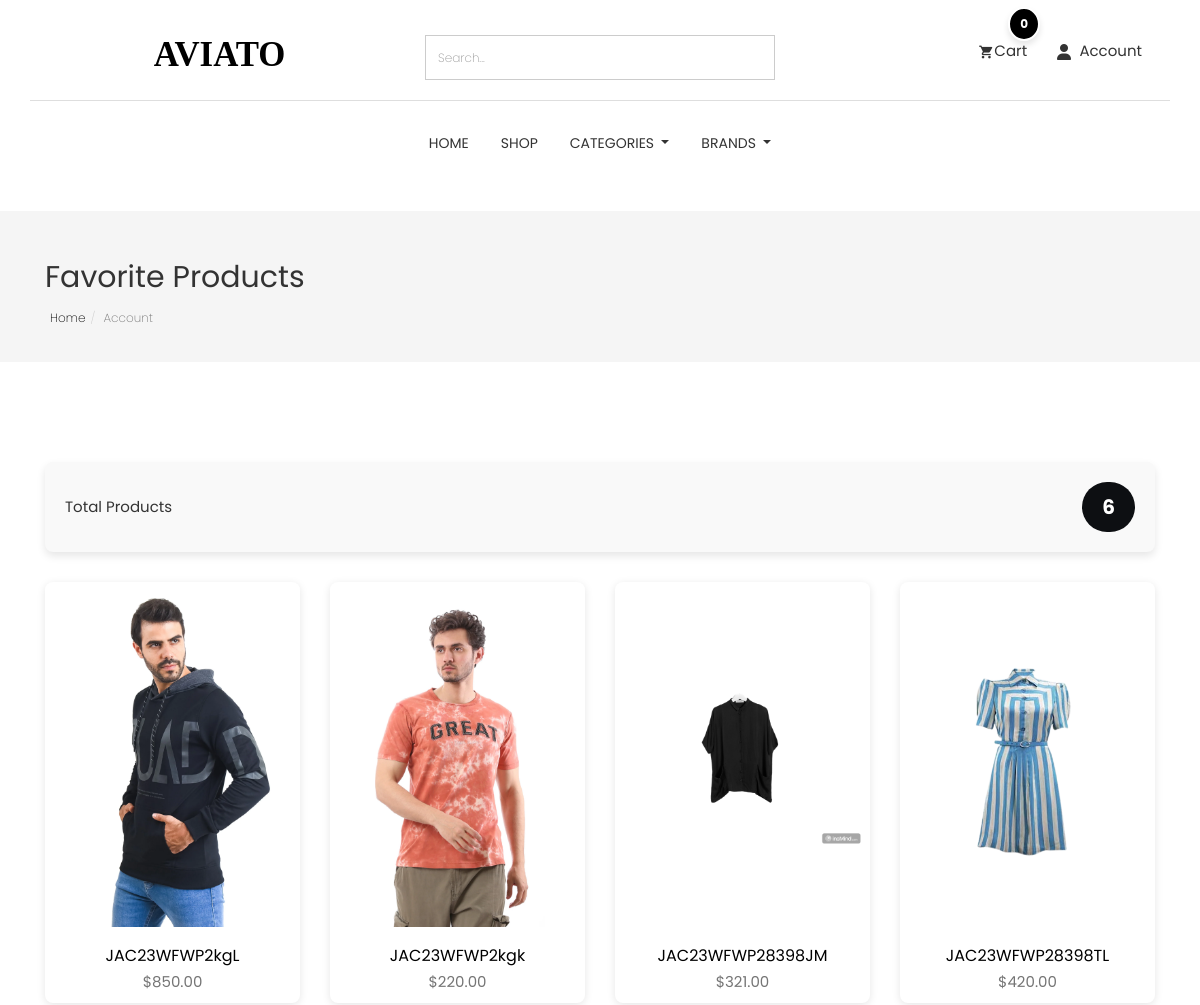
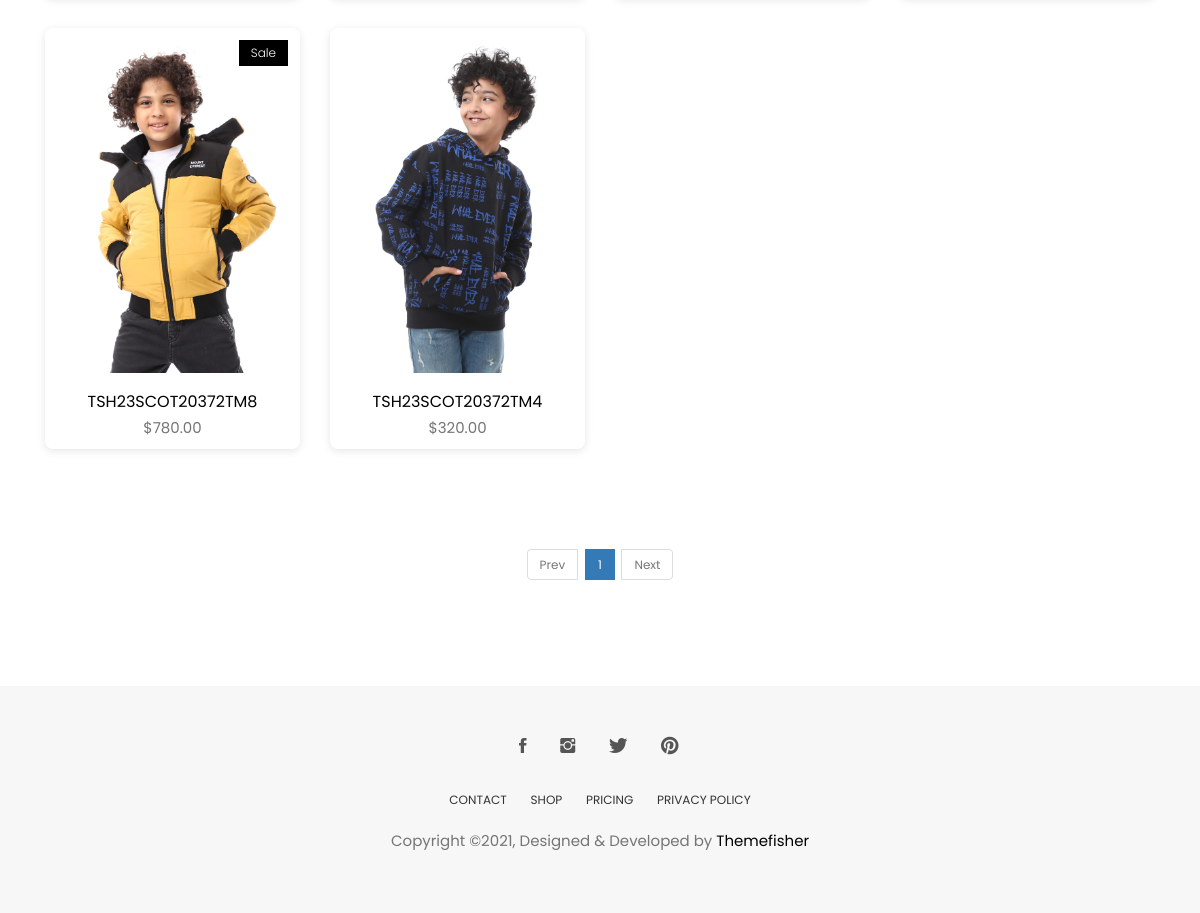
The app's page /accounts/favorite/ (signed in), older data (2 pictures, top to bottom).
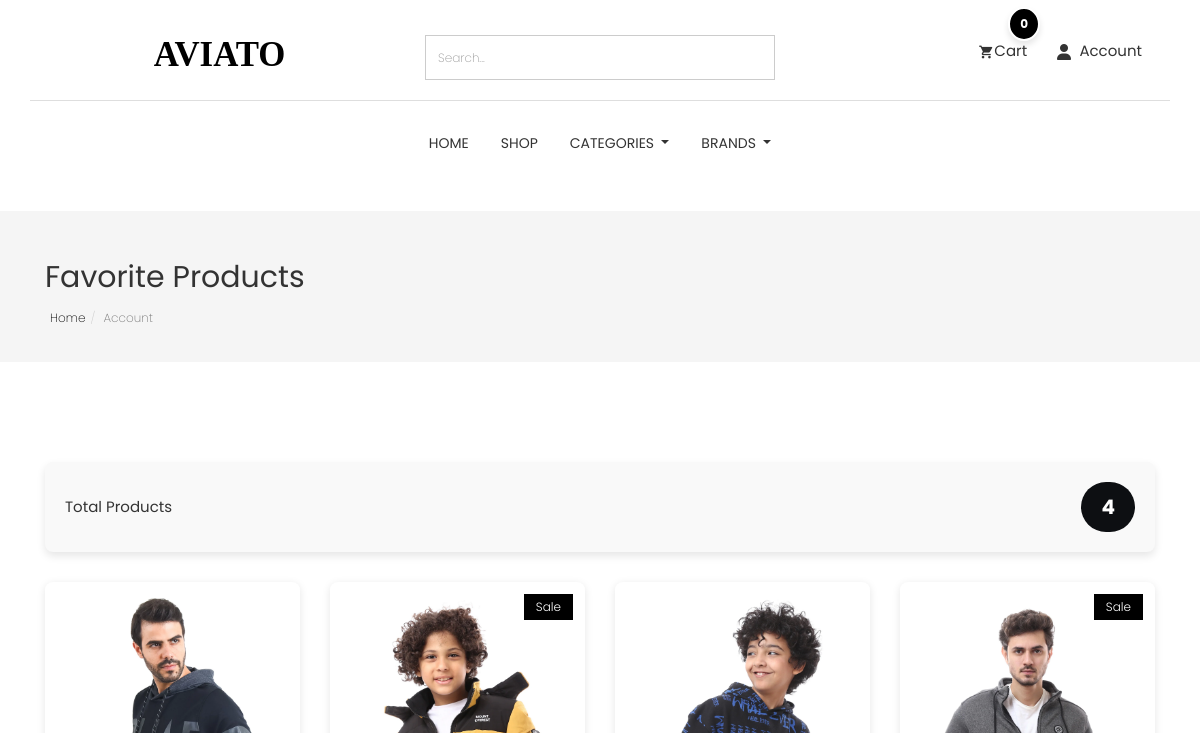
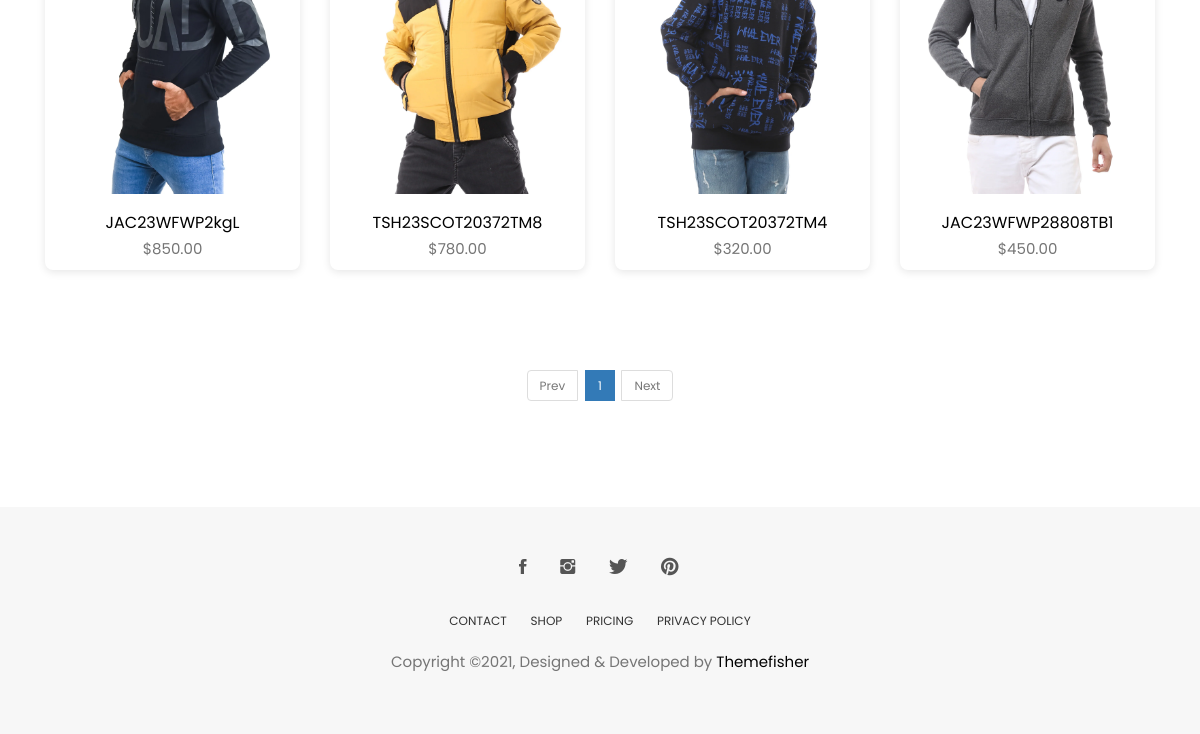
The same page, newer data (2 pictures, top to bottom).
### store/models.py (models this page shows, shortened)
class Product(models.Model):
    id = models.UUIDField(primary_key=True, default=uuid.uuid4, editable=False)
    name = models.CharField( max_length=50)
    image = models.ImageField(upload_to='product/',null=True,blank=True)
    stock = models.IntegerField(default=1)
    price = models.DecimalField(max_digits=10, decimal_places=2, default=Decimal('0.00'))
    description = models.TextField(max_length=10000, blank=True)
    created_at = models.DateTimeField(default=timezone.now)
    modified_date = models.DateTimeField(auto_now=True)
    slug = models.SlugField(null=True, blank=True)
    views = models.PositiveIntegerField(default=0)
    is_available = models.BooleanField(default=True)
    on_sale = models.BooleanField(default=False)
    PRDBrand = models.ForeignKey('Brand', related_name='product_brand', on_delete=models.CASCADE, blank=True, null=True, verbose_name="Brand")
    like = models.ManyToManyField(User, blank=True, related_name='product_favourite')
    category = models.ForeignKey(Subcategory, related_name='product_subcategory', verbose_name="Subcategory", null=True, blank=True, on_delete=models.CASCADE)
    class Meta:
        ordering = ['-created_at']
        verbose_name = "Product"
        verbose_name_plural = "Products"

### accounts/views.py (the view)
# urls.py: path('favorite/' , views.favorite , name="favorite" ),
@login_required(login_url='login')
def favorite(request):
    products = Product.objects.filter(like=request.user)
    product_count = products.count()
    paginator = Paginator(products,8)
    page = request.GET.get('page')
    paged_product = paginator.get_page(page)
    return render(request , 'profile/favorite.html',{'products':paged_product,'product_count':product_count})

### category/category_context.py (called while the page is built)
def nav_links(request):
    categories_nav = Category.objects.all()
    subcategories_nav = Subcategory.objects.all()
    brands_nav = Brand.objects.all()
    context = {
        'categories_nav':categories_nav,
        'brands_nav':brands_nav,
        'subcategories_nav':subcategories_nav,
    }
    return context

### category/models.py (called while the page is built)
    def get_url(self):
        return reverse('products_by_subcategory',args=[self.id])

### store/models.py (called while the page is built)
    def get_url(self):
        return reverse('products_by_brand',args=[self.id])

    def __str__(self):
        return self.name

### accounts/templates/profile/favorite.html (shortened to what this page needs)
{% extends "base.html" %}
{% load static %}
{% block body %}
<section class="page-header">
    <div class="container">
        <div class="row">
            <div class="col-md-12">
                <div class="content">
                    <h2 class="title-page"> Favorite Products</h2>
                    <ol class="breadcrumb">
                        <li><a href="/">Home</a></li>
                        <li class="active">Account</li>
                    </ol>
                </div>
            </div>
        </div>
    </div>
</section>
<section class="products section">
    <div class="container">
        <div class="row">
            <div class="col-md-12">
                {% if products %}
                <div class="product-count">
                    <h3 class="product-count-title">Total Products</h3>
                    <span class="product-count-badge">{{ product_count }}</span>
                </div>
                <div class="row">
                    {% for product in products %}
                    <div class="col-md-3">
                        <div class="product-item">
                            <div class="product-thumb">
                                {% if product.on_sale %}
                                <span class="bage">Sale</span>
                                {% endif %}
                                <img class="img-responsive object-fit-contain" width="300px" height="300px"
                                    src="{{product.image.url}}" alt="product-img" />
                            </div>
                            <div class="product-content">
                                <h4><a href="{% url 'product_details' product.id %}">{{ product.name }}</a></h4>
                                <p class="price">${{ product.price }}</p>
                            </div>
                        </div>
                    </div>
                    {% endfor %}
                </div>
                {% endif %}
            </div>
        </div>
        <div class="text-center">
            <ul class="pagination post-pagination">
                {% if products.has_previous %}
                <li><a href="?page={{ products.previous_page_number }}">Prev</a></li>
                {% else %}
                <li class="disabled"><span>Prev</span></li>
                {% endif %}
                {% for page_num in products.paginator.page_range %}
                {% if products.number == page_num %}
                <li class="active"><span>{{ page_num }}</span></li>
                {% else %}
                <li><a href="?page={{ page_num }}">{{ page_num }}</a></li>
                {% endif %}
                {% endfor %}
                {% if products.has_next %}
                <li><a href="?page={{ products.next_page_number }}">Next</a></li>
                {% else %}
                <li class="disabled"><span>Next</span></li>
                {% endif %}
            </ul>
        </div>
    </div>
</section>
{% endblock %}

Row changes from the older to the newer data that the page shows:
no longer on this page (row edited): Product: image (picture), name "JAC23WFWP2kgk", price "220.00"
no longer on this page (row unchanged): Product: image (picture), name "JAC23WFWP28398JM", price "321.00"
no longer on this page (row unchanged): Product: image (picture), name "JAC23WFWP28398TL", price "420.00"
now on this page (row unchanged): Product: on_sale "Sale", image (picture), name "JAC23WFWP28808TB1", price "450.00"
Text that changed along with them:
{{ product_count }}: "6" → "4"
